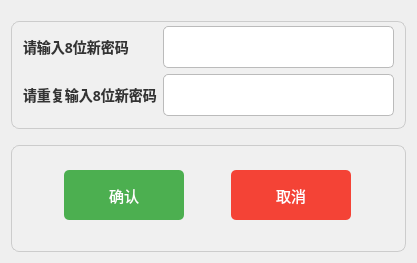
<?xml version="1.0" encoding="UTF-8"?>
<ui version="4.0">
 <class>TForm2</class>
 <widget class="QWidget" name="TForm2">
  <property name="geometry">
   <rect>
    <x>0</x>
    <y>0</y>
    <width>417</width>
    <height>263</height>
   </rect>
  </property>
  <property name="windowTitle">
   <string>密码设置</string>
  </property>
  <property name="styleSheet">
   <string notr="true">QGridLayout {
    margin: 10px;
    spacing: 10px;
}
</string>
  </property>
  <layout class="QGridLayout" name="gridLayout_2">
   <item row="2" column="0">
    <widget class="QGroupBox" name="groupBox_2">
     <property name="styleSheet">
      <string notr="true">QGroupBox {
    background-color: #f0f0f0;
    border: 1px solid #cccccc;
    border-radius: 8px;
    margin-top: 10px;
    padding: 10px;
}
</string>
     </property>
     <property name="title">
      <string/>
     </property>
     <layout class="QHBoxLayout" name="horizontalLayout">
      <item>
       <widget class="QPushButton" name="pushButton">
        <property name="minimumSize">
         <size>
          <width>0</width>
          <height>50</height>
         </size>
        </property>
        <property name="maximumSize">
         <size>
          <width>120</width>
          <height>16777215</height>
         </size>
        </property>
        <property name="font">
         <font>
          <pointsize>-1</pointsize>
         </font>
        </property>
        <property name="styleSheet">
         <string notr="true">QPushButton {
    background-color: #4CAF50;
    color: white;
    border: none;
    padding: 10px;
    border-radius: 5px;
    font-size: 15px;
}
QPushButton:hover {
    background-color: #45a049; /* 鼠标悬停时变为稍深的绿色 */
}
QPushButton#pushButton_2 {
    background-color: #f44336; /* 取消按钮使用红色 */
}
QPushButton#pushButton_2:hover {
    background-color: #d32f2f; /* 鼠标悬停时的颜色 */
}
</string>
        </property>
        <property name="text">
         <string>确认</string>
        </property>
       </widget>
      </item>
      <item>
       <widget class="QPushButton" name="pushButton_2">
        <property name="minimumSize">
         <size>
          <width>0</width>
          <height>50</height>
         </size>
        </property>
        <property name="maximumSize">
         <size>
          <width>120</width>
          <height>16777215</height>
         </size>
        </property>
        <property name="font">
         <font>
          <pointsize>-1</pointsize>
         </font>
        </property>
        <property name="styleSheet">
         <string notr="true">QPushButton {
    background-color: #4CAF50;
    color: white;
    border: none;
    padding: 10px;
    border-radius: 5px;
    font-size: 15px;
}
QPushButton:hover {
    background-color: #45a049; /* 鼠标悬停时变为稍深的绿色 */
}
QPushButton#pushButton_2 {
    background-color: #f44336; /* 取消按钮使用红色 */
}
QPushButton#pushButton_2:hover {
    background-color: #d32f2f; /* 鼠标悬停时的颜色 */
}
</string>
        </property>
        <property name="text">
         <string>取消</string>
        </property>
       </widget>
      </item>
     </layout>
    </widget>
   </item>
   <item row="1" column="0">
    <widget class="QGroupBox" name="groupBox">
     <property name="styleSheet">
      <string notr="true">QGroupBox {
    background-color: #f0f0f0;
    border: 1px solid #cccccc;
    border-radius: 8px;
    margin-top: 10px;
    padding: 10px;
}
</string>
     </property>
     <property name="title">
      <string/>
     </property>
     <layout class="QGridLayout" name="gridLayout">
      <item row="0" column="0">
       <widget class="QLabel" name="label">
        <property name="font">
         <font>
          <family>Microsoft YaHei</family>
          <pointsize>-1</pointsize>
          <bold>true</bold>
         </font>
        </property>
        <property name="styleSheet">
         <string notr="true">QLabel {
    color: #333333;
    font-family: &quot;Microsoft YaHei&quot;;
    font-size: 14px;
    font-weight: bold;
}
</string>
        </property>
        <property name="text">
         <string>请输入8位新密码</string>
        </property>
       </widget>
      </item>
      <item row="0" column="1">
       <widget class="QLineEdit" name="lineEdit">
        <property name="minimumSize">
         <size>
          <width>0</width>
          <height>30</height>
         </size>
        </property>
        <property name="styleSheet">
         <string notr="true">QLineEdit {
    border: 1px solid #bbbbbb;
    border-radius: 5px;
    padding: 5px;
    height: 30px;
    font-size: 13px;
}
QLineEdit:focus {
    border: 1px solid #4CAF50; /* 在输入框聚焦时变为绿色边框 */
}
</string>
        </property>
        <property name="echoMode">
         <enum>QLineEdit::Password</enum>
        </property>
       </widget>
      </item>
      <item row="1" column="0">
       <widget class="QLabel" name="label_2">
        <property name="font">
         <font>
          <family>Microsoft YaHei</family>
          <pointsize>-1</pointsize>
          <bold>true</bold>
         </font>
        </property>
        <property name="styleSheet">
         <string notr="true">QLabel {
    color: #333333;
    font-family: &quot;Microsoft YaHei&quot;;
    font-size: 14px;
    font-weight: bold;
}
</string>
        </property>
        <property name="text">
         <string>请重复输入8位新密码</string>
        </property>
       </widget>
      </item>
      <item row="1" column="1">
       <widget class="QLineEdit" name="lineEdit_2">
        <property name="minimumSize">
         <size>
          <width>0</width>
          <height>30</height>
         </size>
        </property>
        <property name="styleSheet">
         <string notr="true">QLineEdit {
    border: 1px solid #bbbbbb;
    border-radius: 5px;
    padding: 5px;
    height: 30px;
    font-size: 13px;
}
QLineEdit:focus {
    border: 1px solid #4CAF50; /* 在输入框聚焦时变为绿色边框 */
}
</string>
        </property>
        <property name="echoMode">
         <enum>QLineEdit::Password</enum>
        </property>
       </widget>
      </item>
     </layout>
    </widget>
   </item>
  </layout>
 </widget>
 <resources/>
 <connections/>
</ui>
